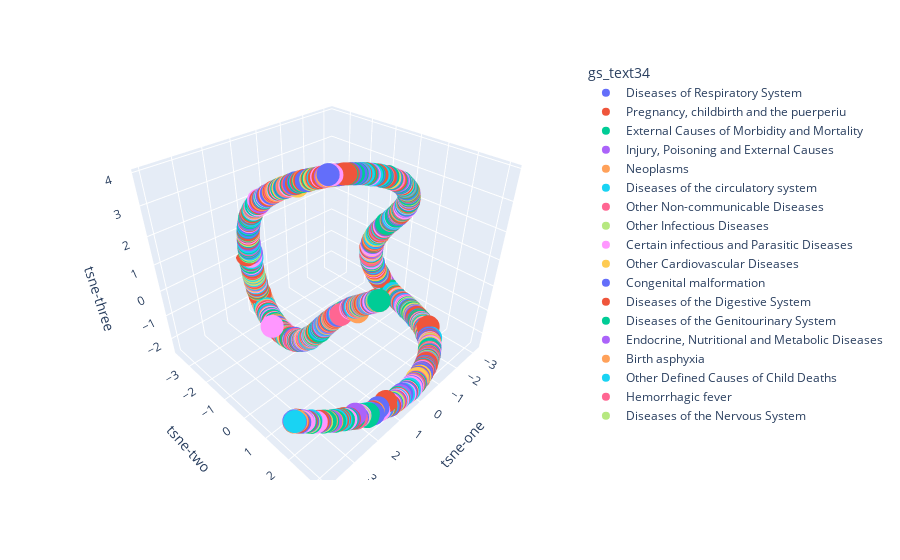

Notebook cell for this chart:
### Code cell
import plotly.express as px

pca_3d = px.scatter_3d(data_tsn, x='tsne-one', y='tsne-two', z='tsne-three', color='gs_text34')
pca_3d.show()
